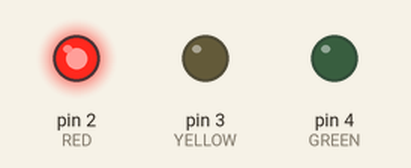
Bench run of a sketch on a simulated Arduino Uno, built with avr-gcc and run on an emulated ATmega328P. On the bench: output pins drawn as LEDs (lit = HIGH).

Above: at 1.5 s.
At 3.5 s:
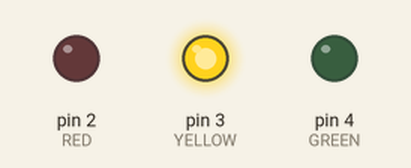
At 5.5 s:
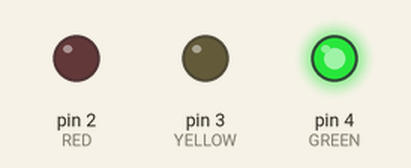
Timing chart, 0 to 9.1 s (numbered marks = the images above):
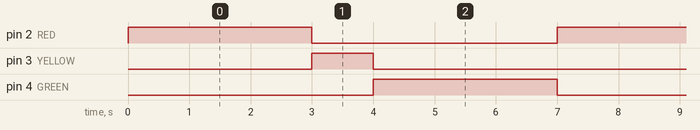

The sketch:

traffic_light.ino
```cpp
const int RED = 2;
const int YELLOW = 3;
const int GREEN = 4;

void setup() {
  pinMode(RED, OUTPUT);
  pinMode(YELLOW, OUTPUT);
  pinMode(GREEN, OUTPUT);
}

void loop() {
  // Rouge
  digitalWrite(RED, HIGH);
  digitalWrite(YELLOW, LOW);
  digitalWrite(GREEN, LOW);
  delay(3000);

  // Jaune
  digitalWrite(RED, LOW);
  digitalWrite(YELLOW, HIGH);
  digitalWrite(GREEN, LOW);
  delay(1000);

  // Vert
  digitalWrite(RED, LOW);
  digitalWrite(YELLOW, LOW);
  digitalWrite(GREEN, HIGH);
  delay(3000);
}
```

Measured:
- by itself, pin 2 (RED), pin 4 (GREEN): alternates HIGH for 3.0 s and LOW for 4.0 s
- by itself, pin 3 (YELLOW): alternates HIGH for 1.0 s and LOW for 6.0 s
- by itself, everything shown: repeats every 7.0 s, in 3 steps
